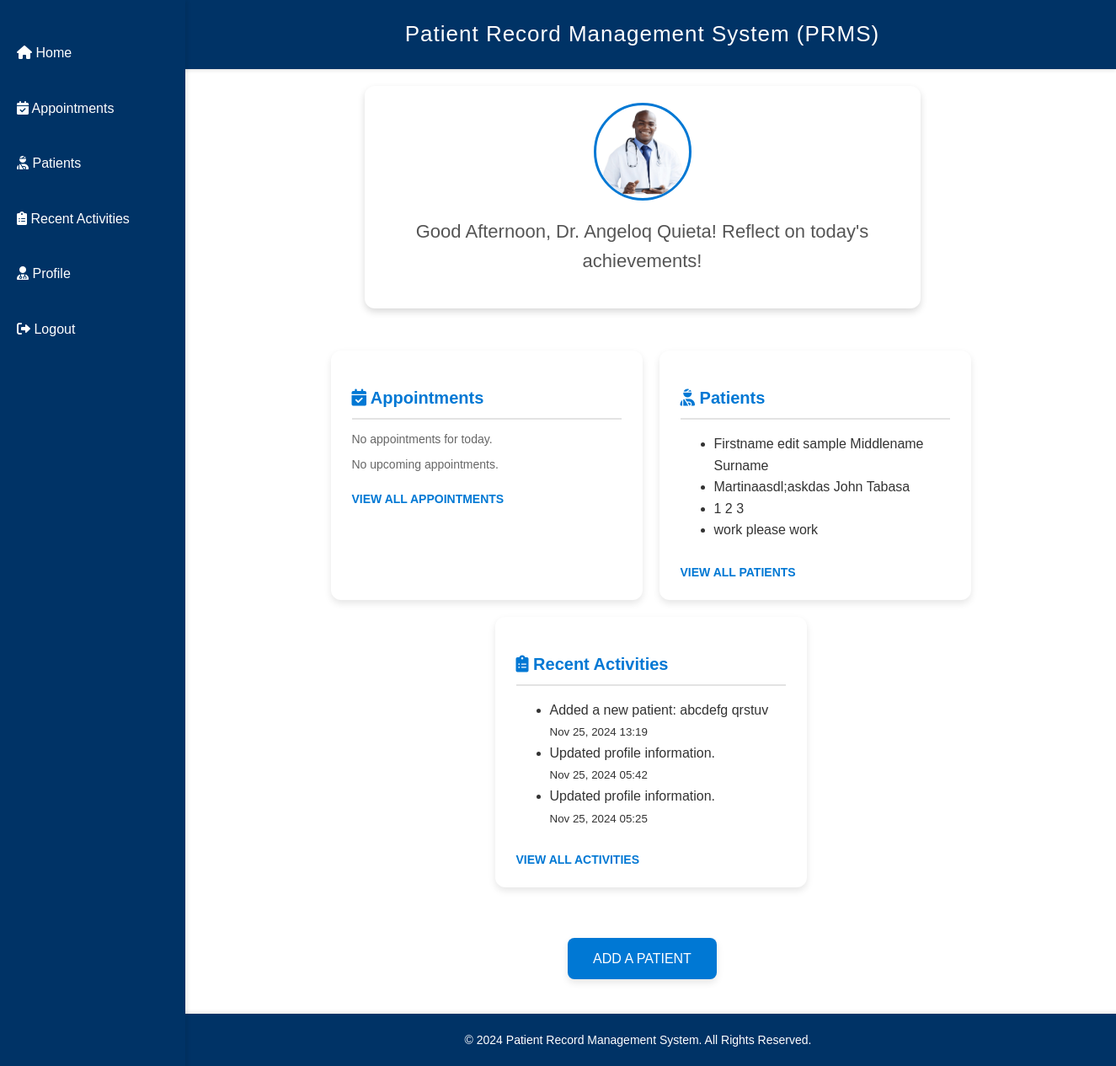
Before: /home/ (signed in) with the older database file.
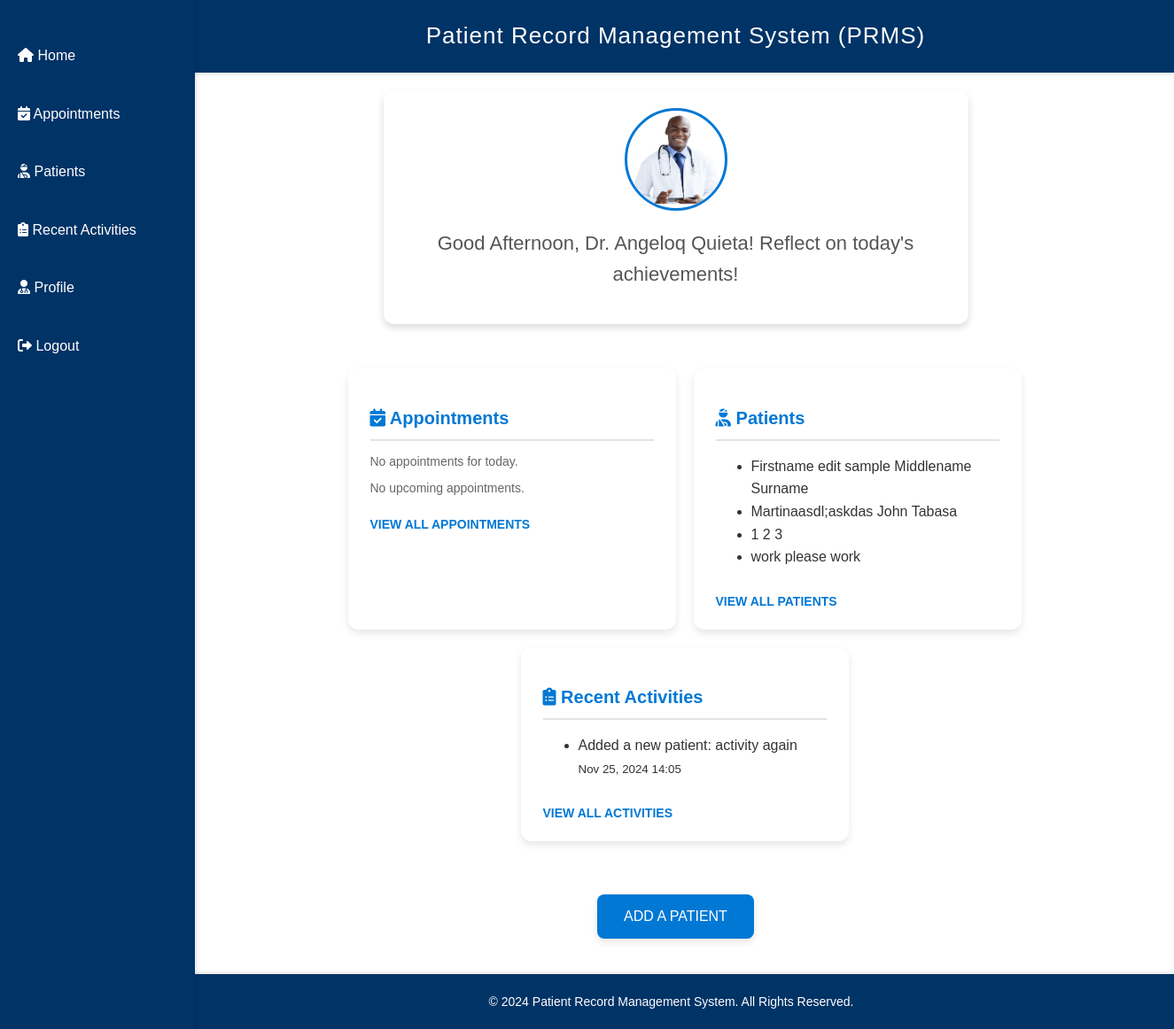
After: the same page with the newer database file.
### doctor/models.py (models this page shows, shortened)
class Patient(models.Model):
    SEX_CHOICES = [
        ('', 'Select Sex'),  # This will show as the default option
        ('Male', 'Male'),
        ('Female', 'Female'),
    ]
    doctor = models.ForeignKey(Doctor, on_delete=models.CASCADE, related_name='patients')
    first_name = models.CharField(max_length=50)
    middle_name = models.CharField(max_length=50)
    last_name = models.CharField(max_length=50)
    age = models.IntegerField()
    sex = models.CharField(max_length=6, choices=SEX_CHOICES, blank=False)
    phone_number = models.CharField(max_length=255, blank=True, default="Not provided")
    medical_history = models.TextField()
    created_at = models.DateTimeField(default=timezone.now)

class Activity(models.Model):
    doctor = models.ForeignKey(Doctor, on_delete=models.CASCADE, related_name='activities')
    description = models.TextField()
    timestamp = models.DateTimeField(auto_now_add=True)

### doctor/views.py (the view)
# urls.py: path('home/', views.doctor_home_view, name='home'),
def doctor_home_view(request):
    doctor_id = doctor_logged_in(request)
    doctor = get_object_or_404(Doctor, id=doctor_id)
    current_hour = datetime.now().hour
    if current_hour < 12:
        greeting = "Good Morning"
    elif current_hour < 18:
        greeting = "Good Afternoon"
    else:
        greeting = "Good Evening"
    patients = doctor.patients.all()
    activities = doctor.activities.order_by('-timestamp')[:3]  # Fetch the latest 3 activities
    return render(request, 'home.html', {'doctor': doctor, 'patients': patients, 'activities': activities, 'greeting':greeting})

### doctor/views.py (called while the page is built)
def doctor_logged_in(request):
    doctor_id = request.session.get('doctor_id')
    if not doctor_id:
        return redirect('login')
    return doctor_id

### doctor/templates/home.html (shortened to what the changed rows need)
{% load static %}
<!DOCTYPE html>
<html lang="en">
<head>
    <link rel="stylesheet" href="{% static 'home.css' %}">
    <link href="https://cdnjs.cloudflare.com/ajax/libs/font-awesome/6.0.0-beta3/css/all.min.css" rel="stylesheet">
</head>
<body>
    <header>
        <h1>Patient Record Management System (PRMS)</h1>
    </header>
    {% block profile %}
    <section class="profile-section">
        {% now "H" as current_hour %}
        {% if current_hour < 12 %}
        <h2>{{ greeting }}, Dr. {{ doctor.first_name }} {{ doctor.last_name }}! Ready to make a difference today?</h2>
        {% elif current_hour < 18 %}
        <h2>{{ greeting }}, Dr. {{ doctor.first_name }} {{ doctor.last_name }}! Let's continue to provide excellent care!</h2>
        {% else %}
        <h2>{{ greeting }}, Dr. {{ doctor.first_name }} {{ doctor.last_name }}! Reflect on today's achievements!</h2>
        {% endif %}
    </section>
    {% endblock %}
    <main class="content-container">
        {% now "Y" as year %}
        {% block content %}
        <article class="card patients-card">
            <ul>
                {% for patient in patients|slice:":4" %}
                    <li>{{ patient.first_name }} {{ patient.middle_name }} {{ patient.last_name }}</li>
                {% empty %}
                    <p>No Patients Found.</p>
                {% endfor %}
            </ul>
        </article>
        <article class="card activities-card">
            <ul>
                {% for activity in activities %}
                    <li>{{ activity.description }} <br><small>{{ activity.timestamp|date:"M d, Y H:i" }}</small></li>
                {% empty %}
                    <li>No recent activities found.</li>
                {% endfor %}
            </ul>
        </article>
        {% endblock %}
    </main>
</body>
</html>

Changed rows visible on the page:
removed Activity: description "Added a new patient: abcdefg qrstuv", timestamp "Nov 25, 2024 13:19"
removed Activity: description "Updated profile information.", timestamp "Nov 25, 2024 05:42"
removed Activity: description "Updated profile information.", timestamp "Nov 25, 2024 05:25"
added Activity: description "Added a new patient: activity again", timestamp "Nov 25, 2024 14:05"
